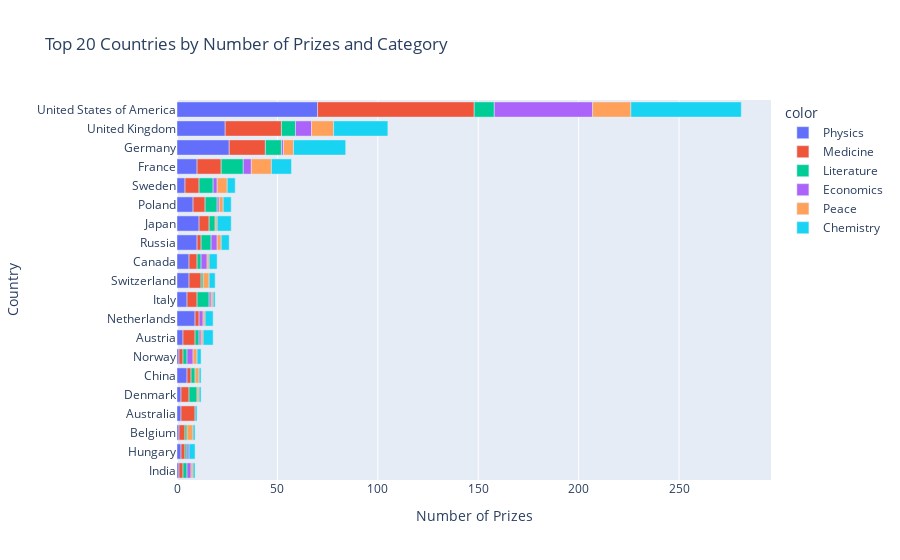

The cell this chart's notebook holds for it:
### Code cell
cat_cntry_bar = px.bar(x=merged_df.cat_prize,
                        y=merged_df.birth_country_current,
                        color=merged_df.category,
                        orientation='h',
                        title='Top 20 Countries by Number of Prizes and Category')
    
cat_cntry_bar.update_layout(xaxis_title='Number of Prizes', 
                            yaxis_title='Country')
cat_cntry_bar.show()

### Figure 1 — Plotly figure (JSON) as saved in the notebook; plotly's stock layout.template omitted (floating-point values rounded to 4 significant figures)
{"data": [{"hovertemplate": "color=Physics<br>x=%{x}<br>y=%{y}<extra></extra>", "legendgroup": "Physics", "marker": {"color": "#636efa", "pattern": {"shape": ""}}, "name": "Physics", "orientation": "h", "showlegend": true, "textposition": "auto", "type": "bar", "x": [1, 2, 1, 2, 2, 5, 1, 3, 9, 5, 6, 6, 10, 11, 8, 4, 10, 26, 24, 70], "xaxis": "x", "y": ["India", "Hungary", "Belgium", "Australia", "Denmark", "China", "Norway", "Austria", "Netherlands", "Italy", "Switzerland", "Canada", "Russia", "Japan", "Poland", "Sweden", "France", "Germany", "United Kingdom", "United States of America"], "yaxis": "y"}, {"hovertemplate": "color=Medicine<br>x=%{x}<br>y=%{y}<extra></extra>", "legendgroup": "Medicine", "marker": {"color": "#EF553B", "pattern": {"shape": ""}}, "name": "Medicine", "orientation": "h", "showlegend": true, "textposition": "auto", "type": "bar", "x": [2, 2, 3, 7, 4, 2, 2, 2, 6, 5, 6, 4, 2, 5, 6, 7, 12, 18, 28, 78], "xaxis": "x", "y": ["Hungary", "India", "Belgium", "Australia", "Denmark", "China", "Norway", "Netherlands", "Austria", "Italy", "Switzerland", "Canada", "Russia", "Japan", "Poland", "Sweden", "France", "Germany", "United Kingdom", "United States of America"], "yaxis": "y"}, {"hovertemplate": "color=Literature<br>x=%{x}<br>y=%{y}<extra></extra>", "legendgroup": "Literature", "marker": {"color": "#00cc96", "pattern": {"shape": ""}}, "name": "Literature", "orientation": "h", "showlegend": true, "textposition": "auto", "type": "bar", "x": [2, 1, 1, 4, 2, 2, 2, 1, 6, 2, 5, 6, 3, 7, 11, 8, 7, 10], "xaxis": "x", "y": ["India", "Belgium", "Hungary", "Denmark", "Norway", "China", "Austria", "Switzerland", "Italy", "Canada", "Russia", "Poland", "Japan", "Sweden", "France", "Germany", "United Kingdom", "United States of America"], "yaxis": "y"}, {"hovertemplate": "color=Economics<br>x=%{x}<br>y=%{y}<extra></extra>", "legendgroup": "Economics", "marker": {"color": "#ab63fa", "pattern": {"shape": ""}}, "name": "Economics", "orientation": "h", "showlegend": true, "textposition": "auto", "type": "bar", "x": [2, 1, 3, 2, 1, 1, 3, 3, 1, 2, 4, 1, 8, 49], "xaxis": "x", "y": ["India", "Hungary", "Norway", "Netherlands", "Austria", "Italy", "Canada", "Russia", "Poland", "Sweden", "France", "Germany", "United Kingdom", "United States of America"], "yaxis": "y"}, {"hovertemplate": "color=Peace<br>x=%{x}<br>y=%{y}<extra></extra>", "legendgroup": "Peace", "marker": {"color": "#FFA15A", "pattern": {"shape": ""}}, "name": "Peace", "orientation": "h", "showlegend": true, "textposition": "auto", "type": "bar", "x": [3, 1, 2, 2, 1, 1, 1, 1, 3, 1, 2, 1, 2, 5, 10, 5, 11, 19], "xaxis": "x", "y": ["Belgium", "India", "Norway", "China", "Denmark", "Austria", "Netherlands", "Italy", "Switzerland", "Canada", "Russia", "Japan", "Poland", "Sweden", "France", "Germany", "United Kingdom", "United States of America"], "yaxis": "y"}, {"hovertemplate": "color=Chemistry<br>x=%{x}<br>y=%{y}<extra></extra>", "legendgroup": "Chemistry", "marker": {"color": "#19d3f3", "pattern": {"shape": ""}}, "name": "Chemistry", "orientation": "h", "showlegend": true, "textposition": "auto", "type": "bar", "x": [3, 1, 1, 1, 2, 1, 1, 4, 5, 1, 3, 4, 4, 7, 4, 4, 10, 26, 27, 55], "xaxis": "x", "y": ["Hungary", "Belgium", "India", "Australia", "Norway", "Denmark", "China", "Netherlands", "Austria", "Italy", "Switzerland", "Canada", "Russia", "Japan", "Poland", "Sweden", "France", "Germany", "United Kingdom", "United States of America"], "yaxis": "y"}], "layout": {"barmode": "relative", "legend": {"title": {"text": "color"}, "tracegroupgap": 0}, "title": {"text": "Top 20 Countries by Number of Prizes and Category"}, "xaxis": {"anchor": "y", "domain": [0, 1], "title": {"text": "Number of Prizes"}}, "yaxis": {"anchor": "x", "domain": [0, 1], "title": {"text": "Country"}}}}
